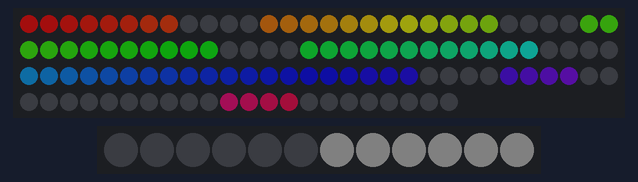
This sketch was run on a simulated Arduino Uno, built with avr-gcc and run on an emulated ATmega328P. Parts: 112 RGB LEDs in strip order, left to right, continuing on the next row, 12 RGB LEDs in strip order, left to right. Dim RGB values are drawn brighter than linear; the local clock reads 2024-03-15 10:24:30 at power-on unless the sketch sets it.

Above: at 0.55 s.
At 10.3 s:
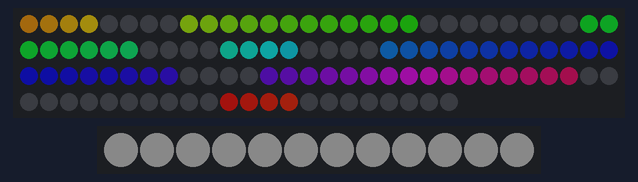
At 20.05 s:
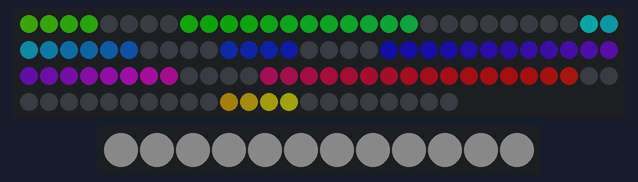
At 29.81 s:
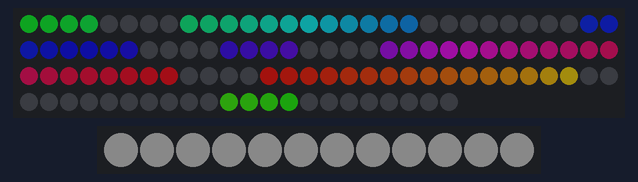
At 39.55 s:
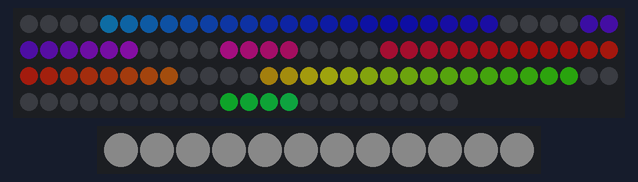

The sketch:

ard_Digital_Clock_main.ino
```cpp
// NEOPIXEL BEST PRACTICES for most reliable operation:
// - Add 1000 uF CAPACITOR between NeoPixel strip's + and - connections.
// - MINIMIZE WIRING LENGTH between microcontroller board and first pixel.
// - NeoPixel strip's DATA-IN should pass through a 300-500 OHM RESISTOR.
// - AVOID connecting NeoPixels on a LIVE CIRCUIT. If you must, ALWAYS
//   connect GROUND (-) first, then +, then data.

#define DIGITS 4 //Count available digits on clock
#define SEGMENTS 7 //Count segments for ONE digit
#define LEDSPERSEGMENT 4 //Count LEDs building onto ONE segment
#define NUMBERS 10 //Count available digits 0-9
#define DIGITLEDS SEGMENTS*LEDSPERSEGMENT //Count LED's per Digit

#include <Adafruit_NeoPixel.h>
#include <RTClib.h>
#include "functions_brightness.h"


// Which pin on the Arduino is connected to the NeoPixels?
#define PIN 6 // On Trinket or Gemma, suggest changing this to 1
// How many NeoPixels are attached to the Arduino?
#define NUMPIXELS DIGITS*DIGITLEDS // Popular NeoPixel ring size


//Constants
//Contains state for segments to display digits and symbols [][segments]
                      //SegmentNum: 0 1 2 3 4 5 6   Number
bool symbols [][SEGMENTS] = {{1,1,1,0,1,1,1}, //0
                             {1,0,0,0,1,0,0}, //1
                             {1,1,0,1,0,1,1}, //2
                             {1,1,0,1,1,1,0}, //3
                             {1,0,1,1,1,0,0}, //4
                             {0,1,1,1,1,1,0}, //5
                             {0,1,1,1,1,1,1}, //6
                             {1,1,0,0,1,0,0}, //7
                             {1,1,1,1,1,1,1}, //8
                             {1,1,1,1,1,1,0}, //9
                             {0,1,1,0,0,1,1}, // C
                             {1,1,1,1,0,0,0}, // °
                             {0,0,0,0,0,0,0}};//all off

//Variables
byte s, m, h, d, mon, temp, mode = 0;
byte brightness = 120;
byte symbol_show [DIGITS];   //Contains numbers to show on clock
bool pix_show[NUMPIXELS];   //Contains 0/1 (OFF/ON) for each LED/pixel on LED strip
unsigned long refreshtime;  //Variable to track passed time, to refresh display

Adafruit_NeoPixel pixels(NUMPIXELS, PIN, NEO_GRB + NEO_KHZ800);
Adafruit_NeoPixel points(12, 7, NEO_GRB + NEO_KHZ800);
//Setting up Real-Time-Clock to show the actual time
RTC_DS3231 rtc;

void setup() {
  Serial.begin(4800); //Initialize Serial Monitor
  pixels.begin(); // Initialize NeoPixel strip object (REQUIRED)
  points.begin(); // Initialize NeoPixel strip object (REQUIRED)
  if (! rtc.begin()) { //Tests if RTC is connected
    Serial.println("Couldn't find RTC");
    abort();
  }

  if (rtc.lostPower()) { //Tests if RTC lost power since last update. If lost new time is set to compile time.
    Serial.println("RTC lost power, let's set the time!");
    rtc.adjust(DateTime(F(__DATE__), F(__TIME__)));
    abort();
  }

  //Dev-place start
  delay(100);

  refreshtime = millis();
  //Set actual time to track passed time for refresh display
}

void loop() {
  //Read actual Real Time
  DateTime  now = rtc.now();
  mon = now.month();
  d = now.day();
  h = now.hour();
  m = now.minute();
  s = now.second();

  if(h < 8 || h > 22)mode = B10; //Change Day and Night mode
  else mode = B00;
  if(s > 25 && s < 35) mode += B1; //Change Time and Date mode

  rainbow(mode,120);
  point(mode);
  cutColors(mode);
  pixels.show();
  points.show();
}


void cutColors(byte mode){           //Sets none signal_show segments to off
  switch (mode%2) {
    case 0:
      symbol_show[3] = h / 10;
      symbol_show[2] = h - symbol_show[3] * 10;
      symbol_show[1] = m / 10;
      symbol_show[0] = m - symbol_show[1] * 10;
      if(symbol_show[3] == 0)symbol_show[3] = 12;
      break;
    case 1:
      symbol_show[3] = d / 10;
      symbol_show[2] = d - symbol_show[3] * 10;
      symbol_show[1] = mon / 10;
      symbol_show[0] = mon - symbol_show[1] * 10;
      break;
    default:
      break;
  }
  calc_pixels(symbols, symbol_show, pix_show);  //Calculates every pixel based on "pixel_show"
  //Set pixel OFF/ON based on "pix_show" and their color atm fixed to one color. Could implement array to set different color for each pixel.
  for(int i = 0; i < sizeof(pix_show); i++){
    if(!pix_show[i])pixels.setPixelColor(i, pixels.Color(0, 0, 0));
  }
}


// Rainbow cycle along whole strip. Pass delay time (in ms) between frames.
void rainbow(byte mode, int wait) {
  if((mode >> 1)%2 == 0){
    static long firstPixelHue = 0;
    if(firstPixelHue < 3*65536){
      for(int i=0; i<pixels.numPixels(); i++) { // For each pixel in strip...
        // (strip.numPixels() steps):
        int pixelHue = firstPixelHue + (i * 65536L / pixels.numPixels());
        // strip.ColorHSV() can take 1 or 3 arguments: a hue (0 to 65535) or
        // optionally add saturation and value (brightness) (each 0 to 255).
        pixels.setPixelColor(i, pixels.gamma32(pixels.ColorHSV(pixelHue, 160, brightness)));
      }
      firstPixelHue += 256;
    } else firstPixelHue = 0;
  } else if ((mode >> 1)%2 == 1){
    for (int i=0; i< pixels.numPixels(); i++){
      pixels.setPixelColor(i, pixels.Color(2,0,0));
    }
  }
  delay(wait);
}
void point(byte mode){
  for(int i=0; i<12; i++){
    if(!bitRead(mode, 1)){ //Day
      if(!bitRead(mode, 0)){
        if(s%2)points.setPixelColor(i, points.Color(10,10,10)); //Blink ON
          else points.setPixelColor(i, points.Color(5,5,5));   //Blink OFF
      } else {
        if(i>5)points.setPixelColor(i, points.Color(5,5,5));
          else points.setPixelColor(i, points.Color(0,0,0));
      }
    } else if(bitRead(mode, 1)){ //Night
      if(!bitRead(mode, 0)){
          points.setPixelColor(i, points.Color(2,0,0));   //Blink OFF
      } else {
        if(i>5)points.setPixelColor(i, points.Color(2,0,0));
          else points.setPixelColor(i, points.Color(0,0,0));
      }
    }
  }
}
```

functions_brightness.h
```cpp
//Function overview
void calc_pixels(bool symbols [][SEGMENTS], byte symbol_show[], bool *pix_show);
//Add multiple functions to change color for each pixel


//Functions
void calc_pixels(bool symbols [][SEGMENTS], byte symbol_show[], bool *pix_show){
  for(int d = 0; d < DIGITS; d++){
    for(int seg = 0; seg < SEGMENTS; seg++){
      for(int p = 0; p < LEDSPERSEGMENT; p++){
        pix_show[LEDSPERSEGMENT*(d*SEGMENTS+seg)+p] = symbols[symbol_show[d]][seg];


        /* **DEBUG**
        //Printout entire pix_show Array with Comments (digit|segment|pixel|val 1/0)
        Serial.begin(4800);
        Serial.print("Digit: ");
        Serial.print(d);
        Serial.print(" | Seg: ");
        Serial.print(seg);
        Serial.print(" | Pixel: ");
        Serial.print(p);
        Serial.print(" | Val: ");
        Serial.println(symbols[symbol_show[d]][seg]);
        */
      }
    }
  }
}
```
